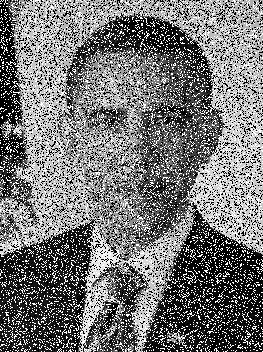
#> input picture guesswho.png, 263 x 352 px
$ python edges.py guesswho.png
#> lines starting #> are read from the running program, lines starting #| are printed output that depends on the picture
### filter.py
import sys
from PIL import Image


def getpixel(img, x, y):
    width, height = img.size
    if x < 0:
        x = 0
    elif x >= width:
        x = width - 1
    if y < 0:
        y = 0
    elif y >= height:
        y = height - 1
    return img.load()[x,y]

def region3x3(img, x, y):
    mid = getpixel(img, x, y)
    N = getpixel(img, x, y - 1)
    NE = getpixel(img, x + 1, y - 1)
    E = getpixel(img, x + 1, y)
    SE = getpixel(img, x + 1, y + 1)
    S = getpixel(img, x, y + 1)
    SW = getpixel(img, x - 1, y + 1)
    W = getpixel(img, x - 1, y)
    NW = getpixel(img, x - 1, y - 1)
    return [mid, N, NE, E, SE, S, SW, W, NW]

def open(argv):
    if len(argv)<=1:
        print("missing image filename")
        sys.exit(1)
    img = Image.open(argv[1])
#> img is the input picture: PIL image 263x352 P; min 0, max 255, mean 117.7
    img = img.convert("L")
#> img: PIL image 263x352 L
    return img

def filter(img,f):
    width, height = img.size
#> width = 263; height = 352
    imgup = img.copy()
    pixels = imgup.load()
    for x in range(0, width):
        for y in range(0, height):
            r = region3x3(img, x, y)
            pixels[x, y] = f(r)
#> this loop made 263 passes
    return imgup

### edges.py
from filter import *
def laplace(data):
    p = data[1]+data[3]+data[5]+data[7]-(4*data[0])
    return p
img = open(sys.argv)
img.show()
imgup = filter(img,laplace)
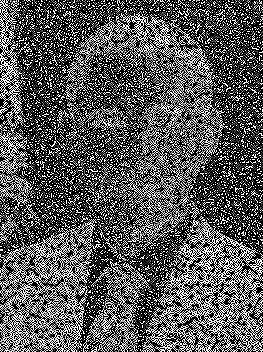
#> imgup: PIL image 263x352 L; min 0, max 255, mean 90.6
imgup.show()
